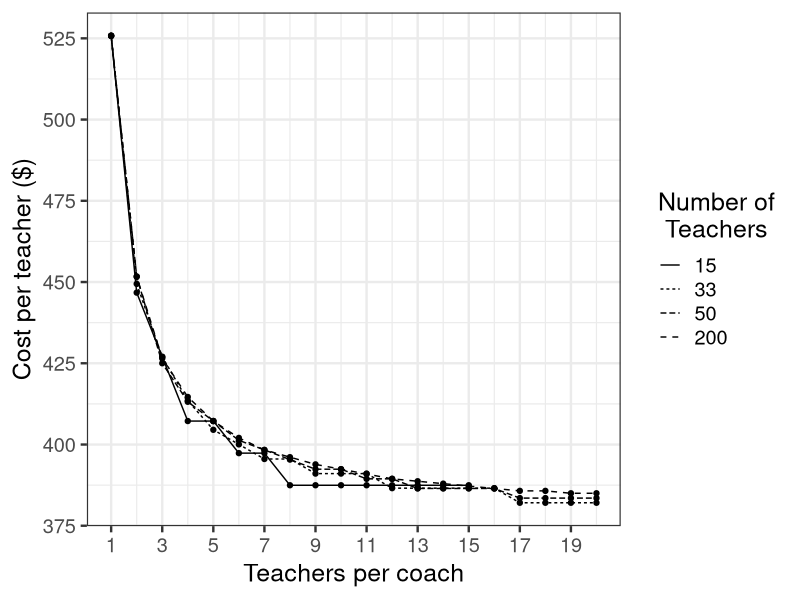

Generate this figure with R: (Note: this script raises an error after producing the figure.)
##################################
#                                #
#       DIAL Cost Analysis       #
#          June 2023             #
#                                #
##################################


# --------   Setup   ---------
# packages
library(dplyr)
library(purrr)
library(ggplot2)


#### Function to calculate DIAL cost ####

#' @param t.num number of teachers/DIAL participants
#' @param t.salary annual salary for teachers
#' @param t.hrs teacher hours to complete modules
#' @param c.wage coach hourly wage
#' @param c.hrs average hours of coaching per teacher
#' @param dial per participant cost of DIAL
#' @param s.num number of students per teacher
#' @param c.ratio number of teachers per coach
#' @param c.train average hours of training per coach

calc_cost <- function(t.num, t.salary, t.hrs, c.wage, c.hrs, dial = 40, s.num = 19, c.ratio = 4, c.train = 8){
  t.sph <- t.salary/1440
  # could add logic to prevent c.ratio > t.num
  c.num <- floor(t.num/c.ratio)
  
  c_train <- c.wage*c.train*c.num  
  c_coach <- c.wage*c.hrs*c.num
  t_coach <- t.sph*c.hrs*t.num
  t_modules <- t.sph*t.hrs*t.num
  d_modules <- dial*t.num
  
  ingredient_cost <- data.frame(Category = c("Training", rep("Personnel", 3), "Materials"),
                                Ingredient = c("New coach training (hours)","Coach coaching time (hours)",
                                               "Teacher coaching time (hours)","Teacher module completion (hours)",
                                               "DIAL"),
                                Total = c(c_train, c_coach, t_coach, t_modules, d_modules))
  tot <- sum(ingredient_cost$Total)
  total_cost <- data.frame(Category = c("Total", "Per Teacher", "Per Student"),
                           Total = c(tot, tot/t.num, tot/(t.num*s.num)))
  
  return(list(`Ingredient Cost` = ingredient_cost,
              `Total Cost` = total_cost))
}


# # teacher data - If we need for descriptives
# teachers <- haven::read_sav("00 Data/COMBINED T1_T2/DIAL_TEACHER_DATA_SCORES_3-6-23.sav")
# table(forcats::as_factor(teachers$T_EDUCATION_LEVEL_W1))

###############################################



# -----    Table 1 - Incremental Cost    --------

# Number of hours of coaching - Based on email from Katie on page 12 of Cost Analysis Data Collection Emails.docx
coach.hrs <- c(18, 14, 17.5, 21, 9.5, 23, 10.5, 12.5)
sum(coach.hrs - 8)/33 # each coach had 8 hours of training; 33 total teachers


# Base case with national median salary - https://www.bls.gov/oes/current/oes252021.htm
base <- calc_cost(t.num = 33, t.salary = 61690, t.hrs = 6, c.wage = 15, c.hrs = 1.88, dial = 40, s.num = 19)

# percent of total by category
cat.pct <- base$`Ingredient Cost` %>%
  group_by(Category) %>%
  summarise(Category_Total = sum(Total)) %>%
  mutate(Category_Pct = Category_Total / base$`Total Cost`$Total[[1]])

sum(base$`Ingredient Cost`$Total[1:2])/ base$`Total Cost`$Total[[1]]  # coaches' time
sum(base$`Ingredient Cost`$Total[3:4])/ base$`Total Cost`$Total[[1]]  # teachers' time

# Knight and Skrtic (2021)
ks.tot <- c(193150, 101917, 114328) # total cost per cycle
ks.cc <- c(189864, 100098, 111348) # coach cost per cycle
ks.tc <- c(3286, 1819, 2979) # teacher cost per cycle
ks.tn <- c(23, 14, 10) # teachers per cycle
ks.tot/ks.tn
ks.cc/ks.tot
ks.tc/ks.tot

# comparison to Knight (2012)
calc_cost(t.num = 33, t.salary = 61690, t.hrs = 6,
          c.wage = 31.97, c.hrs = 18.84, dial = 40, s.num = 19)


# ----    Cost Effectiveness    ----------
ce <- map_dfr(.x = c(.48, .14, .27),
                  ~tidyr::spread(base$`Total Cost`[1:2,], key = "Category", value = "Total") %>%
                    mutate(ICER = `Per Teacher`/.x)) %>%
  mutate(Effect = c("Instructional Strategies", "Maladaptive Attitudes", "Avoidance Attitudes"))

# ----    Table 2 - Univariate Deterministic Sensitivity Analysis Results    --------

# Teacher salary - 10th, 25th, 75th, and 90th percentile of salaries (see link for base case)
t.salary <- map(.x = c(45470, 49120, 78860, 101310),
                    ~calc_cost(t.num = 33, t.salary = .x, t.hrs = 6,
                               c.wage = 15, c.hrs = 1.88, dial = 40, s.num = 19)) %>%
  map_dfr(.x = .,
          ~tidyr::spread(.x$`Total Cost`[1:2,], key = "Category", value = "Total") %>%
            mutate(ICER = `Per Teacher`/.48)) %>%
  mutate(Scenario = c("$45,470", "$49,120", "$78,860", "$101,310"))


# time on modules - based on America's calculations (DIAL Training Modules Cost Effectiveness Teacher Engagement)
t.modules <- map(.x = c(4.5, 7.25, 12),
                 ~calc_cost(t.num = 33, t.salary = 61690, t.hrs = .x,
                            c.wage = 15, c.hrs = 1.88, dial = 40, s.num = 19)) %>%
  map_dfr(.x = .,
          ~tidyr::spread(.x$`Total Cost`[1:2,], key = "Category", value = "Total") %>%
            mutate(ICER = `Per Teacher`/.48)) %>%
  mutate(Scenario = c("4.5", "7.25", "12"))

# time coaching - based on expectations
coaching <- map(.x = c(5, 10),
                ~calc_cost(t.num = 33, t.salary = 61690, t.hrs = 6,
                           c.wage = 15, c.hrs = .x, dial = 40, s.num = 19)) %>%
  map_dfr(.x = .,
          ~tidyr::spread(.x$`Total Cost`[1:2,], key = "Category", value = "Total") %>%
            mutate(ICER = `Per Teacher`/.48)) %>%
  mutate(Scenario = c("5", "10"))

# Coach wage - 10th, 50th, and 90th percentile of hourly wages for instructional coaches - https://www.bls.gov/oes/current/oes259031.htm
c.wage <- map(.x = c(20.19, 31.97, 50.58),
              ~calc_cost(t.num = 33, t.salary = 61690, t.hrs = 6,
                         c.wage = .x, c.hrs = 1.88, dial = 40, s.num = 19)) %>%
  map_dfr(.x = .,
          ~tidyr::spread(.x$`Total Cost`[1:2,], key = "Category", value = "Total") %>%
            mutate(ICER = `Per Teacher`/.48)) %>%
  mutate(Scenario = c("$20.19", "$31.97", "$50.58"))

# ## number of teachers - negligble impact on per teacher cost
# t.num <- map(.x = c(15, 50, 100),
#              ~calc_cost(t.num = .x, t.salary = 61690, t.hrs = 6.5,
#                         c.wage = 15, c.hrs = 1.88, dial = 40, s.num = 19)) %>%
#   map_dfr(.x = .,
#           ~tidyr::spread(.x$`Total Cost`[1:2,], key = "Category", value = "Total") %>%
#             mutate(ICER = `Per Teacher`/.48)) %>%
#   mutate(Scenario = c(15, 50, 100))

## coach to teacher ratio - no rationale for variation
ctratio <- map(.x = c(2, 10),
               ~calc_cost(t.num = 33, t.salary = 61690, t.hrs = 6,
                          c.wage = 15, c.hrs = 1.88, dial = 40, s.num = 19,
                          c.ratio = .x)) %>%
  map_dfr(.x = .,
          ~tidyr::spread(.x$`Total Cost`[1:2,], key = "Category", value = "Total") %>%
            mutate(ICER = `Per Teacher`/.48)) %>%
  mutate(Scenario = c("1:2", "1:10"))


## effect size

# # calculate 90% confidence interval for teacher outcomes according to Hedges 2007
# load("Output/Analysis_Results.RData")
# t.esCI <- t.es %>%
#   mutate(low_CI = effect.size + qnorm(.05)*effect.size.se,
#          hi_CI = effect.size - qnorm(.05)*effect.size.se)

effect <- map_dfr(.x = c(.06, .89),
                  ~tidyr::spread(base$`Total Cost`[1:2,], key = "Category", value = "Total") %>%
                    mutate(ICER = `Per Teacher`/.x)) %>%
  mutate(Scenario = c("0.06", "0.89"))


## combining tables above
table2 <- tidyr::spread(base$`Total Cost`[1:2,], key = "Category", value = "Total") %>%
  mutate(ICER = `Per Teacher`/.48,
         Scenario = "Base case") %>%
  bind_rows(data.frame(Scenario = "Teacher annual salarya (base case = $61,690)"), t.salary) %>%
  bind_rows(data.frame(Scenario = "Hours to complete modulesb (base case = 6)"), t.modules) %>%
  bind_rows(data.frame(Scenario = "Hours of coaching per teacherc (base case = 1.88)"), coaching) %>%
  bind_rows(data.frame(Scenario = "Coach hourly waged (base case = $15.00)"), c.wage) %>%
  bind_rows(data.frame(Scenario = "Coach-to-teacher ratio (base case = 1:4)"), ctratio) %>%
  bind_rows(data.frame(Scenario = "Effect sizee (base case = 0.48)"), effect) %>% 
  select(Scenario, `Total Cost` = Total, `Cost Per Teacher` = `Per Teacher`, ICER)

# exporting to copy to  final table
# write.csv(table2, file = "table2.csv")

## ----    Identifying linear cost association for each variable    ------
# cost per teacher per unit

## per $5K teacher salary - 0.005472222*5000 = 27.36
salary.plot <- map(.x = seq(40000, 120000, 5000),
                     ~calc_cost(t.num = 33, t.salary = .x, t.hrs = 6,
                                c.wage = 15, c.hrs = 1.88, dial = 40, s.num = 19)) %>%
  map_dfr(.x = .,
          ~tidyr::spread(.x$`Total Cost`, key = "Category", value = "Total")) %>%
  mutate(Scenario = seq(40000, 120000, 5000)) #%>%
  # ggplot(., aes(x = Scenario, y = `Per Teacher`)) +
  # geom_point() +
  # theme_bw(base_size = 18)

salary.lm <- lm(`Per Teacher` ~ Scenario, data = salary.plot)
salary.out <- parameters::model_parameters(salary.lm)

## per hour on modules - 42.84
t.modules.plot <- map(.x = seq(4, 15, .5),
                      ~calc_cost(t.num = 33, t.salary = 61690, t.hrs = .x,
                                 c.wage = 15, c.hrs = 1.88, dial = 40, s.num = 19)) %>%
  map_dfr(.x = .,
          ~tidyr::spread(.x$`Total Cost`, key = "Category", value = "Total")) %>%
  mutate(Scenario = seq(4, 15, .5)) #%>%
  # ggplot(., aes(x = Scenario, y = `Per Teacher`)) +
  # geom_point() +
  # theme_bw(base_size = 18)

t.modules.lm <- lm(`Per Teacher` ~ Scenario, data = t.modules.plot)
t.modules.out <- parameters::model_parameters(t.modules.lm)


## per hour of coaching - 46.48
coaching.plot <- map(.x = seq(1, 20, 1),
                   ~calc_cost(t.num = 33, t.salary = 61690, t.hrs = 6,
                              c.wage = 15, c.hrs = .x, dial = 40, s.num = 19)) %>%
  map_dfr(.x = .,
          ~tidyr::spread(.x$`Total Cost`, key = "Category", value = "Total")) %>%
  mutate(Scenario = seq(1, 20, 1)) #%>%
  # ggplot(., aes(x = Scenario, y = `Per Teacher`)) +
  # geom_point() +
  # theme_bw(base_size = 18)

coaching.lm <- lm(`Per Teacher` ~ Scenario, data = coaching.plot)
coaching.out <- parameters::model_parameters(coaching.lm)


## per $5 coach wage increase - 2.40*5 = 12
c.wage.plot <- map(.x = seq(15, 50, 5),
                   ~calc_cost(t.num = 33, t.salary = 61690, t.hrs = 6,
                              c.wage = .x, c.hrs = 1.88, dial = 40, s.num = 19)) %>%
  map_dfr(.x = .,
          ~tidyr::spread(.x$`Total Cost`, key = "Category", value = "Total")) %>%
  mutate(Scenario = seq(15, 50, 5))# %>%
# ggplot(., aes(x = Scenario, y = `Per Teacher`)) +
# geom_point() +
# theme_bw(base_size = 18)

c.wage.lm <- lm(`Per Teacher` ~ Scenario, data = c.wage.plot)
c.wage.out <- parameters::model_parameters(c.wage.lm)

## per hour of coach training - 3.64
c.train.plot <- map(.x = seq(0, 8, 1),
                     ~calc_cost(t.num = 33, t.salary = 61690, t.hrs = 6,
                                c.wage = 15, c.hrs = 1.88, dial = 40, s.num = 19, c.train = .x)) %>%
  map_dfr(.x = .,
          ~tidyr::spread(.x$`Total Cost`, key = "Category", value = "Total")) %>%
  mutate(Scenario = seq(0, 8, 1)) #%>%
# ggplot(., aes(x = Scenario, y = `Per Teacher`)) +
# geom_point() +
# theme_bw(base_size = 18)

c.train.lm <- lm(`Per Teacher` ~ Scenario, data = c.train.plot)
c.train.out <- parameters::model_parameters(c.train.lm)


#### Gathering per unit cost increase estimates ####
perunit <- data.frame(Factor = c("Teacher Salary (per $5000)", "Module Time", "Coaching Time",
                                 "Coach Wage (per $5)", "Coach training"),
                      Cost = c(salary.out$Coefficient[[2]]*5000,
                               t.modules.out$Coefficient[[2]],
                               coaching.out$Coefficient[[2]],
                               c.wage.out$Coefficient[[2]]*5,
                               c.train.out$Coefficient[[2]]))


# ----    Figure 1 - Number of Teachers and Coaches    -------

# ## per teacher - not linear - cost only varies b/c of the 1:4 coach ratio
# t.num.plot <- map(.x = seq(10, 100, 1),
#                      ~calc_cost(t.num = .x, t.salary = 61690, t.hrs = 6.5,
#                                 c.wage = 15, c.hrs = 1.88, dial = 40, s.num = 19, c.ratio = 6)) %>%
#   map_dfr(.x = .,
#           ~tidyr::spread(.x$`Total Cost`, key = "Category", value = "Total")) %>%
#   mutate(Scenario = seq(10, 100, 1)) %>%
#   ggplot(., aes(x = Scenario, y = `Per Teacher`)) +
#   geom_point() +
#   theme_bw(base_size = 18)
# 
# t.num.lm <- lm(`Per Teacher` ~ Scenario, data = t.num.plot)
# parameters::model_parameters(t.num.lm)

## coach to teacher ratio - non-linear
# tried a bunch of transformation to x and y, but nothing seems quite linear (Tukey and Mosteller’s Bulging Rule)
ctratio.data <- map2(.x = rep(seq(1, 20, 1), times = 4),
                     .y = rep(c(15, 33, 50, 200), each = 20),
                     ~calc_cost(t.num = .y, t.salary = 61690, t.hrs = 6,
                                c.wage = 15, c.hrs = 1.88, dial = 40, s.num = 19,
                                c.ratio = .x)) %>%
  map_dfr(.x = .,
          ~tidyr::spread(.x$`Total Cost`, key = "Category", value = "Total")) %>%
  mutate(Ratio = rep(seq(1, 20, 1), times = 4),
         Teachers = rep(c(15, 33, 50, 200), each = 20) %>%
           forcats::as_factor()) %>%
  filter(!(Teachers == "15" & Ratio > 15)) %>%
  group_by(Teachers) %>%
  arrange(Ratio, .by_group = TRUE) %>%
  mutate(diff = `Per Teacher` - lag(`Per Teacher`, default = first(`Per Teacher`)))

ctratio.plot <- ctratio.data %>%
  ggplot(., aes(x = Ratio, y = `Per Teacher`, group = Teachers, linetype = Teachers)) +
  labs(x = "Teachers per coach", y = "Cost per teacher ($)", linetype = "Number of\n Teachers") +
  scale_x_continuous(breaks = seq(1, 20, 2)) +
  scale_y_continuous(breaks = seq(350, 550, 25)) +
  geom_line() +
  geom_point() +
  theme_bw(base_size = 18)

# ctratio.lm <- lm(log(`Per Teacher`) ~ log(Scenario) , data = ctratio.plot) # + I(Scenario^2)
# parameters::model_parameters(ctratio.lm)
# performance::check_model(ctratio.lm)
# bc <- MASS::boxcox(ctratio.lm)
# bc$x[which.max(bc$y)]


# # ----    Crossing all factors and put it in a regression model?    --------
# # keeping the non-linear coach-to-teacher ratio constant at 1:4
# 
# # variation2
# variation2 <- expand.grid(t.salary = seq(40000, 120000, 5000)/5000,
#                          t.hrs = seq(4, 15, 1),
#                          c.wage = seq(15, 50, 5)/5,
#                          c.hrs = seq(1, 20, 1),
#                          c.train = seq(0, 8, 1)) # 293,760 combinations
# 
# summary(variation2$t.salary)
# 
# y2 <- vector("numeric", nrow(variation2))
# for(i in 1:nrow(variation2)){
#   cost2 <- calc_cost(t.num = 33, t.salary = variation2$t.salary[[i]], t.hrs = variation2$t.hrs[[i]],
#                     c.wage = variation2$c.wage[[i]], c.hrs = variation2$c.hrs[[i]], c.train = variation2$c.train[[i]],
#                     dial = 40, s.num = 19)
#   
#   y2[[i]] <- cost2$`Total Cost`$Total[[2]]
# }
# 
# # t.num, t.salary, t.hrs, c.wage, c.hrs, dial, s.num, c.ratio = 4, c.train = 8
# 
# xy2 <- bind_cols(variation2, data.frame(y = y2))
# 
# reg2 <- lm(y ~ t.salary + t.hrs + c.wage + c.hrs + c.train +
#             t.salary:t.hrs + t.salary:c.wage + t.salary:c.hrs + t.salary:c.train +
#             t.hrs:c.wage + t.hrs:c.hrs + t.hrs:c.train +
#             c.wage:c.hrs + c.wage:c.train +
#             c.hrs:c.train, data = xy2)
# reg.out2 <- parameters::model_parameters(reg2)
# reg.omega2 <- effectsize::omega_squared(reg2, partial = TRUE)


##################################################################

# ----   Saving results    --------
save(base, cat.pct, ce, table2,
     salary.plot, salary.lm, salary.out,
     t.modules.plot, t.modules.lm, t.modules.out,
     coaching.plot, coaching.lm, coaching.out,
     c.wage.plot, c.wage.lm, c.wage.out,
     c.train.plot, c.train.lm, c.train.out,
     perunit,
     ctratio.data, ctratio.plot, #ctratio.lm, ctratio.out,
     # xy2, reg2, reg.out2, reg.omega2,
     file = "Output/Cost_Results.RData")

########################################################


# -----   Exchange rates and Inflation  ------

# Used https://www.exchangerates.org.uk/
# Used BLS CPI Inflation calculator (https://data.bls.gov/cgi-bin/cpicalc.pl) to put exchanged values into dollars comparable to DIAL calculations (May 2022)
# Data for calculation here: https://data.bls.gov/timeseries/CUUR0000SA0; formula is (current CPI - old CPI)/old*100

## Kiva - Huitsing et al., 2020
# using January 1, 2016 euro to dollar exchange b/c article uses 2016-2017 labor agreement for teacher salary, which constitutes the bulk of the cost
e.k <- 1.0878
202.74*e.k # total cost per student over 8 years
35.70*e.k  # one-time cost per student
20.88*e.k  # annual cost per student
818*e.k

## Learning Together - Legood et al (2021)
# Teacher salaries were accessed from Department of Education website on October 17, 2019
p.lt <- 1.2877
# 3 year total combining tables 2 and 3 (i.e., adding trainers and school staff)
(410.07+237.10)*p.lt # intervention per student
(334.58+178.85)*p.lt # control per student
inc.lt <- ((410.07+237.10)-(334.58+178.85)) # calculating incremental cost per student
(inc.lt/3)*p.lt # annual per student

## OBPP - Beckman & Svenson (2015)
# used 2013 prices so using January 1, 2013 exchange
k.ob <- 0.154
4079*k.ob
(4079/3)*k.ob # annual per student
131250*k.ob # ICER
585000*k.ob # willingness to reduce one instance of bullying (Persson & Svensson, 2013)
131250*k.ob

## Second step
# Already in $; WSIPP was in (January) 2018 and Belfield et al (2015) was in (January) 2013 dollars
